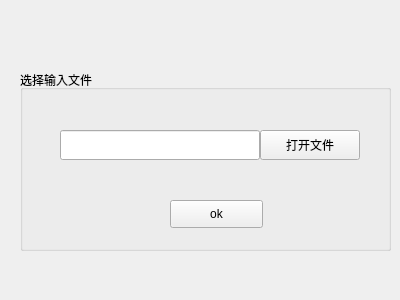
<?xml version="1.0" encoding="UTF-8"?>
<ui version="4.0">
 <class>Form</class>
 <widget class="QWidget" name="Form">
  <property name="geometry">
   <rect>
    <x>0</x>
    <y>0</y>
    <width>400</width>
    <height>300</height>
   </rect>
  </property>
  <property name="windowTitle">
   <string>Form</string>
  </property>
  <widget class="QGroupBox" name="groupBox">
   <property name="geometry">
    <rect>
     <x>20</x>
     <y>70</y>
     <width>371</width>
     <height>181</height>
    </rect>
   </property>
   <property name="title">
    <string>选择输入文件</string>
   </property>
   <widget class="QPushButton" name="pushButton">
    <property name="geometry">
     <rect>
      <x>240</x>
      <y>60</y>
      <width>100</width>
      <height>30</height>
     </rect>
    </property>
    <property name="text">
     <string>打开文件</string>
    </property>
   </widget>
   <widget class="QLineEdit" name="lineEdit">
    <property name="geometry">
     <rect>
      <x>40</x>
      <y>60</y>
      <width>200</width>
      <height>30</height>
     </rect>
    </property>
   </widget>
   <widget class="QPushButton" name="pushButton_2">
    <property name="geometry">
     <rect>
      <x>150</x>
      <y>130</y>
      <width>93</width>
      <height>28</height>
     </rect>
    </property>
    <property name="text">
     <string>ok</string>
    </property>
   </widget>
  </widget>
 </widget>
 <resources/>
 <connections/>
</ui>
